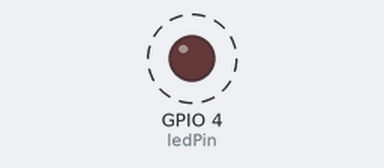
Recording of a sketch running on a simulated ESP32. On the bench: output pins drawn as LEDs (lit = HIGH). Dashed ring = blinking.

Above: at 1.0 s.
Timing chart, 0 to 5.7 s (numbered marks = the images above):
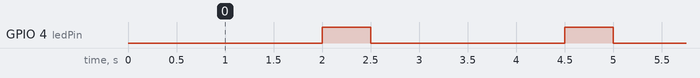

The sketch:

first_stepss.ino
```cpp
#include <Arduino.h>

int ledPin = 4;

unsigned long previousMillis = 0;
int ledState = LOW;

void setup() {
  pinMode(ledPin, OUTPUT);
  Serial.begin(9600);
}

void loop() {
  unsigned long currentMillis = millis();

  if (ledState == LOW && currentMillis - previousMillis >= 2000) {
    ledState = HIGH;
    previousMillis = currentMillis;
    digitalWrite(ledPin, ledState);
  }
  else if (ledState == HIGH && currentMillis - previousMillis >= 500) {
    ledState = LOW;
    previousMillis = currentMillis;
    digitalWrite(ledPin, ledState);
  }
}
```

Measured:
- by itself, GPIO 4 (ledPin): alternates HIGH for 0.50 s and LOW for 2.0 s
